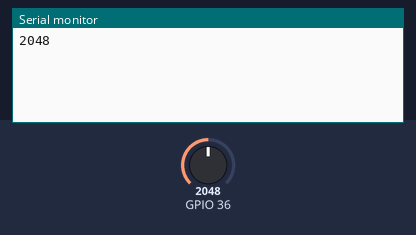
Recording of a sketch running on a simulated ESP32. Parts: the last lines printed to the serial monitor. Inputs (shaded band) come from the test bench; at power-on: GPIO 36 = 2048. WiFi joins after 1.5 s; servers stay silent unless stated.

Above: at 3.0 s.
3.1 s: GPIO 36 set to 2866
At 4.1 s:
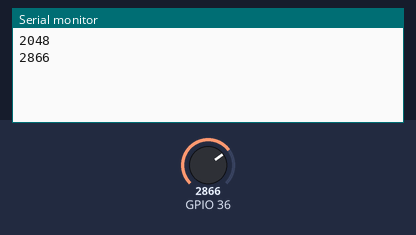
4.6 s: GPIO 36 set to 3603
At 5.6 s:
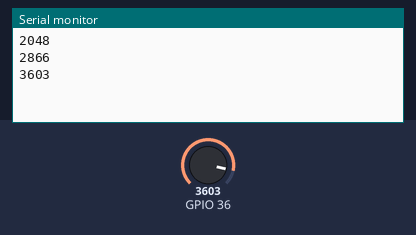
Timing chart, 0 to 7.6 s (numbered marks = the images above; inputs shaded):
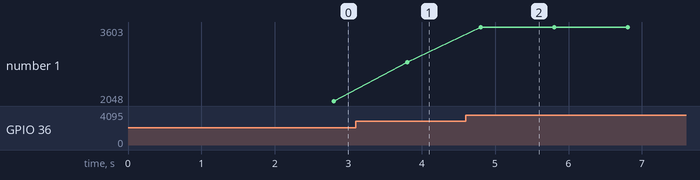

Measured:
- after the input at 3.1 s, the serial monitor: prints a new line after 0.70 s (image 1)
- after the input at 4.6 s, the serial monitor: prints a new line after 0.20 s (image 2)
- plotted number 1: 2048 → 2866 after the input at 3.1 s, 2866 → 3603 after the input at 4.6 s

The sketch:

Blynk.ino
```cpp
#define BLYNK_TEMPLATE_ID "YOUR TEMPLATE ID"
#define BLYNK_DEVICE_NAME "YOUR DEVICE NAME"
#define BLYNK_AUTH_TOKEN "YOUR TOKEN"

/* Comment this out to disable prints and save space */
#define BLYNK_PRINT Serial

#include <WiFi.h>
#include <WiFiClient.h>
#include <BlynkSimpleEsp32.h>

// Your WiFi credentials.
// Set password to "" for open networks.
char ssid[] = "123";
char pass[] = "1234567890";

BlynkTimer timer;

void sendSensor()
{
    int knob = analogRead(A0);
    Blynk.virtualWrite(V0, knob);
    Serial.println(knob);
}

void setup()
{
    // Debug console
    Serial.begin(115200);
    Blynk.begin(BLYNK_AUTH_TOKEN, ssid, pass);
    // Setup a function to be called every second
    timer.setInterval(1000L, sendSensor);
}

void loop()
{
    Blynk.run();
    timer.run();
}
```
